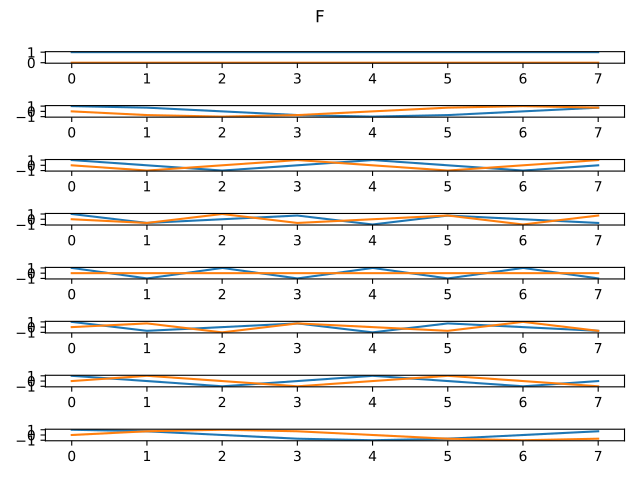

This chart was generated by the following Python code:
import matplotlib.pyplot as plt
import numpy as np
import math

# e**(-2pi*j* a*b /N)

N=8
a=np.arange(N)
b=np.arange(N)

ab=np.ogrid[0:N,0:N]

c=ab[0]*ab[1]
F=math.e**(-2*math.pi*1j*c/N)
# print(F)
temp=F @ F.conj().T
print(np.allclose(temp,N * np.eye(N)))

fig,axs=plt.subplots(N)
fig.suptitle("F")
# for ax in axs:
#     ax.set_xlabel("Real")
#     ax.set_ylabel("Imaginar")
for i in range(N):
    axs[i].plot(np.arange(N),np.real(F[i]))
    axs[i].plot(np.arange(N),np.imag(F[i]))

plt.tight_layout()
fig.show()
plt.savefig('ex1.pdf')

plt.show()
